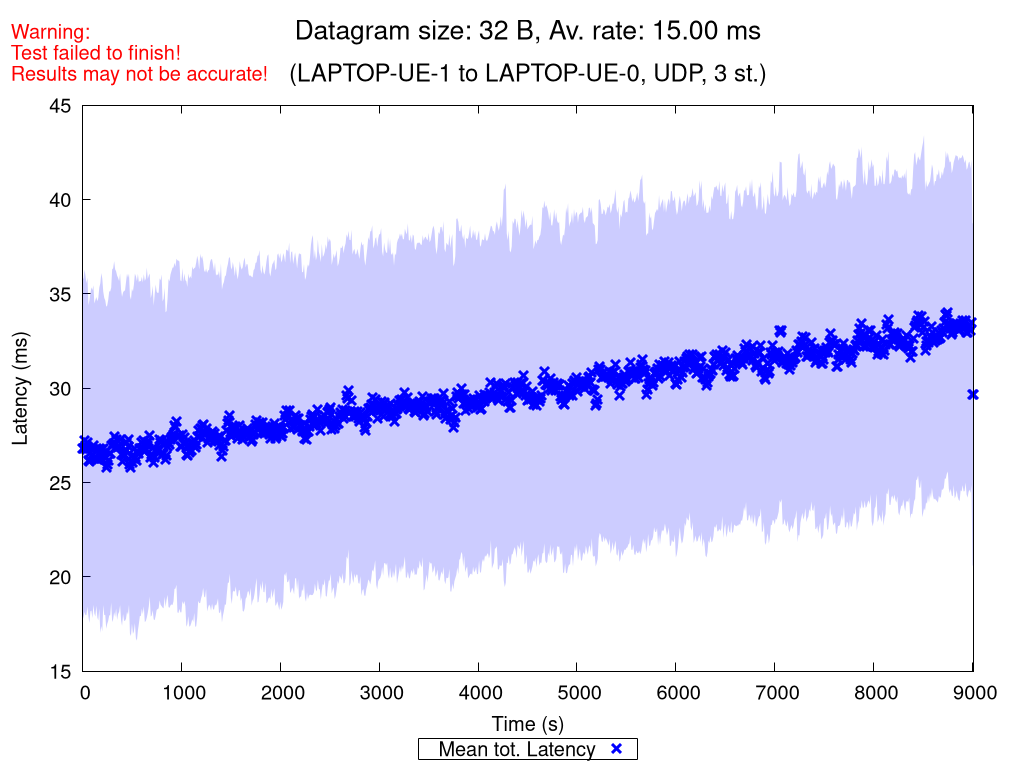

Write gnuplot code to recreate this figure.
set terminal pngcairo nocrop enhanced size 1024,768 font "Verdana,15"
set output "UDP_3_st_2020_10_07_18-23-36_one2two_00032B.png"

set title "{/=20 Datagram size: 32 B, Av. rate: 15.00 ms}\n\n{/=18 (LAPTOP-UE-1 to LAPTOP-UE-0, UDP, 3 st.)}"
set label "Warning:\nTest failed to finish!\nResults may not be accurate!" at screen 0.01, screen 0.96 tc rgb "red"

set xlabel "Time (s)"
set ylabel "Latency (ms)"
set ytics nomirror
set key bmargin center horizontal box samplen 1 width -1
set bmargin 4.6
set rmargin 4.5

rf = 1.0  # rate factor
set style fill transparent solid 0.2 noborder
set autoscale xfix
plot "UDP_3_st_2020_10_07_18-23-36_one2two_00032B_iperf_processed.dat" using 1:($2/rf-$3/rf):($2/rf+$3/rf) with filledcurves lc rgb "blue" notitle, \
     "" using 1:($2/rf) with points pt 2 ps 1.5 lw 3 lc rgb "blue" title "Mean tot. Latency", \
